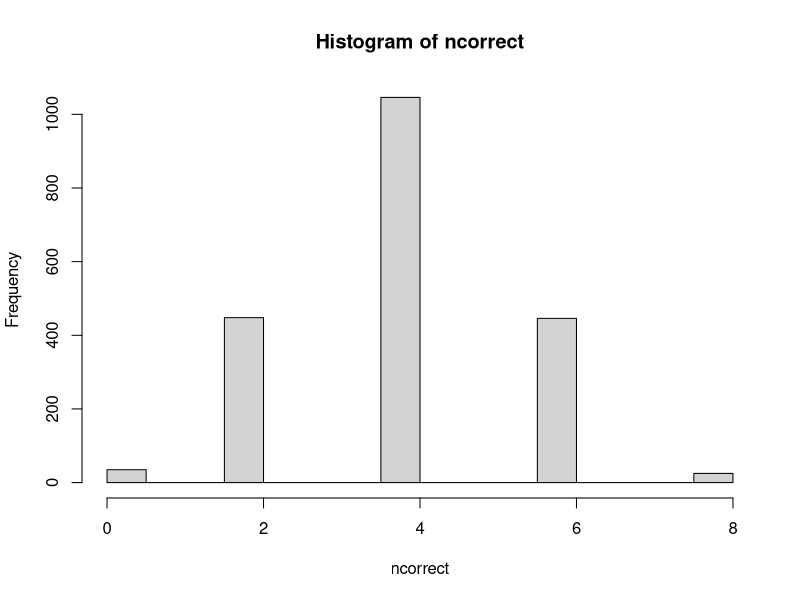
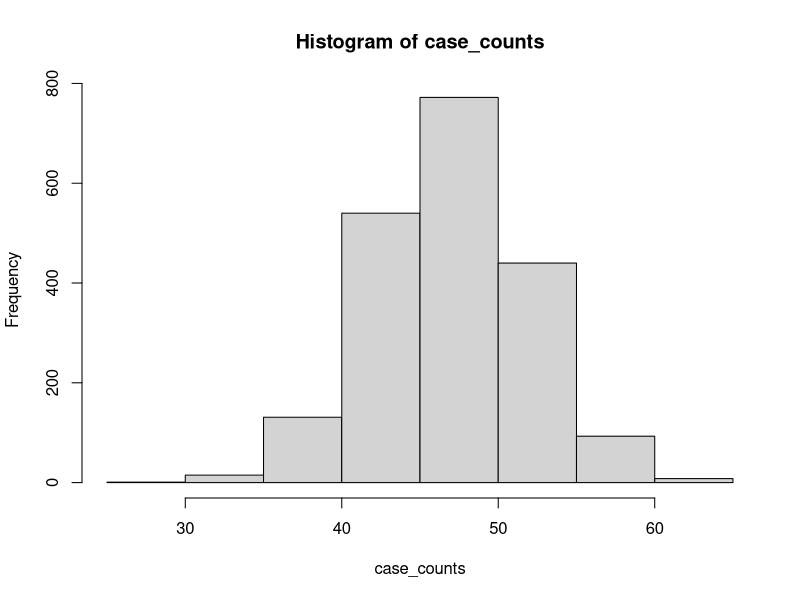
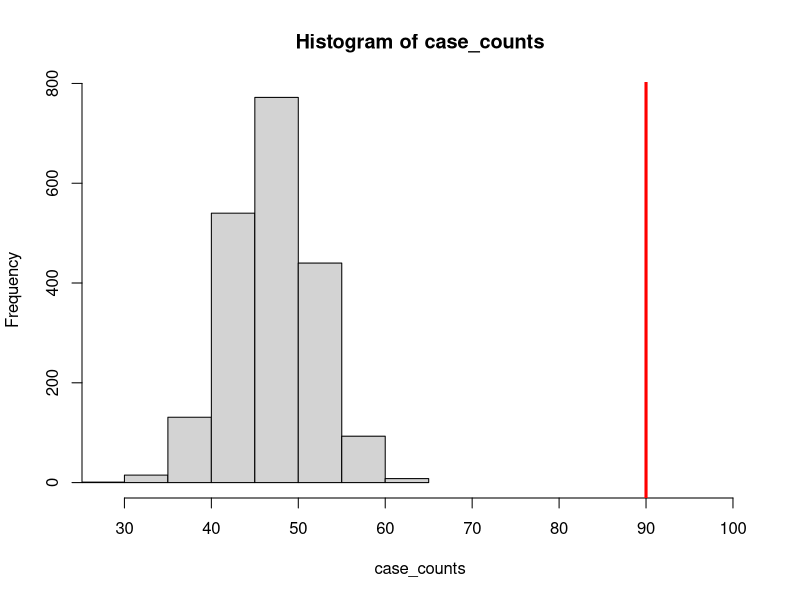
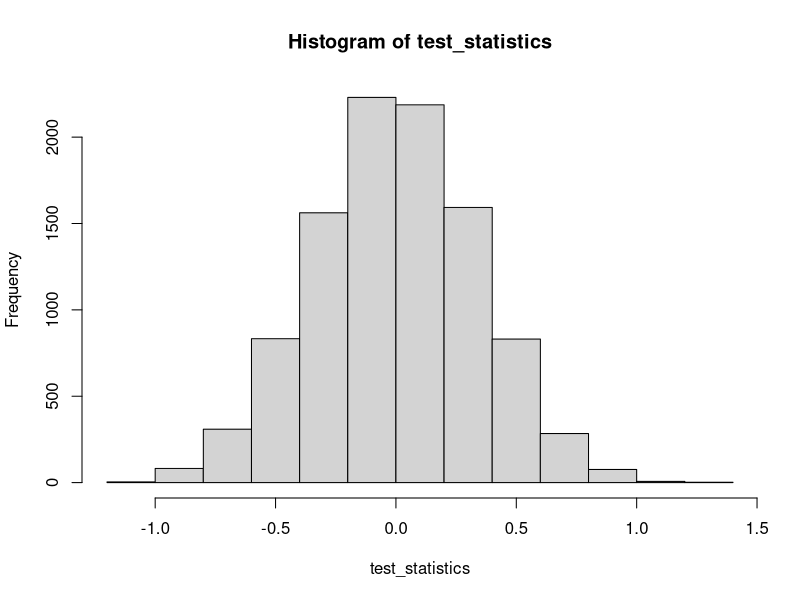
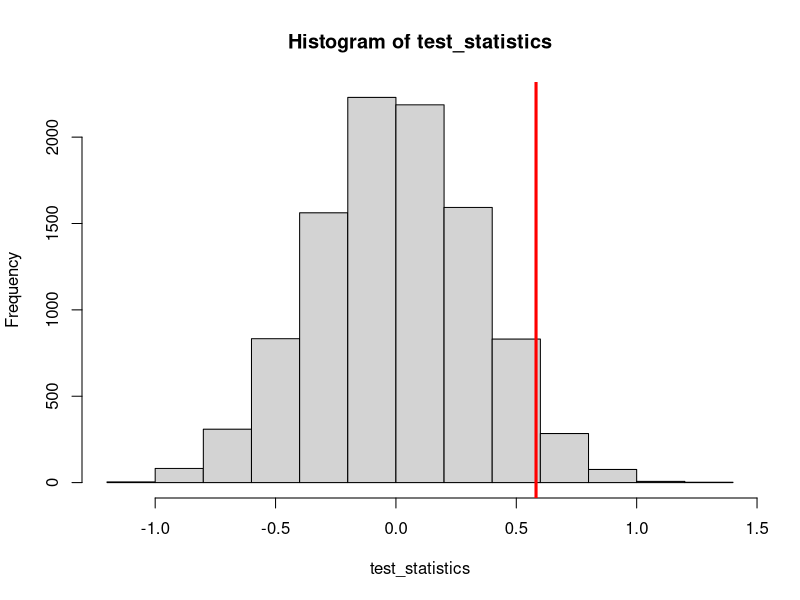

Source code (R) for these figures, in order:
## ---- chunk 1
require(ggplot2)
## ---- chunk 2
generate_cups <- function(n,k) {
  # n cups of tea; choose k of them to be "milk-first".
  # We'll represent a milk-first cup as a 1, and a "milk-second" cup as a 0.
  cups <- c( rep(1,k), rep(0,n-k) ); # k milk-first, n-k milk-second.
  # Now, randomize the order of the cups and return it.
  # Randomize by sampling all n cups, WITHOUT replacement.
  return( sample( cups, size=n, replace=FALSE ) );
}

generate_cups( 8, 4); # Generate eight cups with four "milk-first"
## ---- chunk 3
generate_guesses <- function( n,k ) {
  # Generate Muriel Bristol's guesses.
  # Conveniently, randomly guessing cups is the same as "generating" cups!
  return( generate_cups(n,k) )
}  
## ---- chunk 4
count_correct <- function( true_cups, guess_cups ) {
  # NOTE: We're assuming both vectors are binary and have the same length.
  # In "real-world" or "production" code, we would include code to check
  # that these assumptions are true and raise an error or warning to tell the
  # user if these assumptions fail,
  # but that's a matter for your programming courses.
  return( sum( true_cups==guess_cups) )
}

# Example
truecups <- generate_cups( 8, 4 )
guesscups <- generate_guesses( 8,4 )
count_correct( truecups, guesscups )
## ---- chunk 5
NMC <- 2000;

ncorrect <- rep(0, NMC); # We'll store results in this vector
for (i in 1:NMC ) {
  truecups <- generate_cups( 8, 4 );
  guesscups <- generate_cups( 8,4 );
  ncorrect[i] <- count_correct( truecups, guesscups );
}

hist( ncorrect )
## ---- chunk 6
sum( ncorrect==8 )/NMC
## ---- chunk 7
generate_data <- function( ncontrol, ntreatment, ncases ) {
  # Simulate data.
  # Generate cases in a collection of ncontrol+ntreatment study participants.
  # We will encode control participants as 1 and treatment as 0.
  participants <- c( rep(1,ncontrol), rep(0,ntreatment));
  # Now, choose ncases participants at random.
  # These are the participants who are randomly infected with COVID. Bummer!
  # Note that under our null model, treatment and control participants are all
  # equally likely to be infected.
  # Draw WITHOUT replacement: we want to choose ncases participants total.
  infected <- sample( participants, size=ncases, replace=FALSE )
  # We'll just return the number of control subjects who got infected.
  # returning sum(infected) works because the controls are
  # encoded as 1s in the vector `participants`.
  return( sum(infected) );
}

# Generate for the case of 15K controls, 15K treatment, 95 cases,
# like in the Moderna data.
generate_data( 15000, 15000, 95 )
## ---- chunk 8
NMC <- 2000; # 2000 Monte Carlo replicates of our experiment.

case_counts <- rep( 0, NMC );
for( i in 1:NMC ) {
  case_counts[i] <- generate_data( 15000, 15000, 95 );
}

hist( case_counts )
## ---- chunk 9
hist( case_counts, xlim=c(min(case_counts), 100) )
abline( v=90, lw=3, col='red' )

## ---- chunk 10
NMC <- 1e5; # 100K MC replicates

atleast90 <- 0; # We'll keep track of how often we get 90 or ore infected.
for( i in 1:NMC ) {
  if( generate_data( 15000, 15000, 95 ) >= 90 ) {
    atleast90 <- atleast90 + 1;
  }
}

# To estimate our probability, what fraction of our trials "succeeded"?
cat(atleast90/NMC)

## ---- chunk 11
# This is computing the probability that we see 90,91,92,93,94 or 95
# of the 95 infections in the placebo group, under the setting where
# the 95 infections are assigned randomly to the treatment and control groups.
sum( dhyper(c(90,91,92,93,94,95), 15000,15000, 95) )
## ---- chunk 12
control <- c(-0.10, -0.55, 1.24, -0.97, -0.76,  0.21,-0.27, -1.02, 0.58, 1.67, -1.07, 0.17, 1.45, 0.34, 1.15, 0.18, -0.97, 0.43, -1.39, -2.76 );

treatment <- c( 0.54, 0.36, 0.59, -0.57, 0.53, -0.78, -0.44, -0.98, 1.31, 0.50, 0.57, 0.49, -0.96, 2.41, 0.85, 1.93, 0.95, 1.45, 1.61, -1.16 );
## ---- chunk 13
s_control <- sd( control );
s_treatment <- sd( treatment );
s_pooled <- sqrt( (s_control^2 + s_treatment^2)/2 );
# Form the t-statistic. See, e.g.,
# https://en.wikipedia.org/wiki/Student's_t-test#Unpaired_and_paired_two-sample_t-tests
n <- length(control); # n = n_1 = n_2, i.e., same sample sizes
t <- (mean(treatment)-mean(control))/(s_pooled*sqrt(2/n));
t
## ---- chunk 14
1 - pt( t, df=length(control)+length(treatment)-2)
## ---- chunk 15
control <- c(-0.10, -0.55, 1.24, -0.97, -0.76,  0.21,-0.27, -1.02, 0.58, 1.67, -1.07, 0.17, 1.45, 0.34, 1.15, 0.18, -0.97, 0.43, -1.39, -2.76 );

treatment <- c( 0.54, 0.36, 0.59, -0.57, 0.53, -0.78, -0.44, -0.98, 1.31, 0.50, 0.57, 0.49, -0.96, 2.41, 0.85, 1.93, 0.95, 1.45, 1.61, -1.16 );
## ---- chunk 16
Xbar_ctl <- mean(control);
Xbar_trt <- mean(treatment);
c( Xbar_ctl, Xbar_trt )
## ---- chunk 17
Xbar_trt - Xbar_ctl
## ---- chunk 18
permute_and_compute <- function( ctrl_data, trmt_data ) {
  # ctrl_data and trmt_data are vectors storing our control and treatment data
  # We are going to pretend that these two data sets came from the same
  # distribution. That means
  # 1) pooling them and randomly reassigning them
  #     to the treatment and control groups.
  # and then
  # 2) Computing our test statistic (the difference in means) on that
  #     new "version" of the data.
  
  # Pool the data
  pooled_data <- c( ctrl_data, trmt_data );
  # Randomly shuffle the data and assign it to control and treatment groups.
  n_ctrl <- length( ctrl_data );
  n_trmt <- length( trmt_data );
  n_total <- n_ctrl + n_trmt;
  # Now, let's shuffle the data, and assign the first n_ctrl elements
  # to the control group, and the rest to the treatment group.
  # We're going to do this using the sample() function.
  # To randomly shuffle the data, it's enough to sample from the
  # original data (i.e., the pooled data) WITHOUT replacement.
  # The result is that shuffled_data contains the same elements as
  # pooled_data, just in a (random) different order.
  shuffled_data <- sample( pooled_data, size=n_total, replace=FALSE );
  # Now, the first n_ctrl of these data points are our new control group
  # and the remaining elements are assigned to our treatment group.
  shuffled_ctrl <- shuffled_data[1:n_ctrl];
  shuffled_trmt <- shuffled_data[(n_ctrl+1):n_total];
  # Okay, last step: compute the difference in means of our two samples.
  return( mean(shuffled_trmt)-mean(shuffled_ctrl) );
}
## ---- chunk 19
NMC <- 1e4; # Might want to increase this to more like 1e5 for better accuracy
test_statistics <- rep( 0, NMC ); # Vector to store our "fake" test statistics

# Now, NMC times, shuffle the data, recompute the test statistic, and record.
for(i in 1:NMC ) {
  test_statistics[i] <- permute_and_compute( control, treatment );
}

# Now, let's make a histogram of those permuted test statistics.
hist( test_statistics )
## ---- chunk 20
hist( test_statistics )
abline( v=mean(treatment)-mean(control), lw=3, col='red' )
## ---- chunk 21
Tobsd <- mean(treatment) - mean(control); # Actually observed test statistic

# Monte Carlo estimate: how often in our simulation did the "fake" data
# have a difference in means greater than or equal to Tobsd?
sum(test_statistics >= Tobsd)/NMC;

